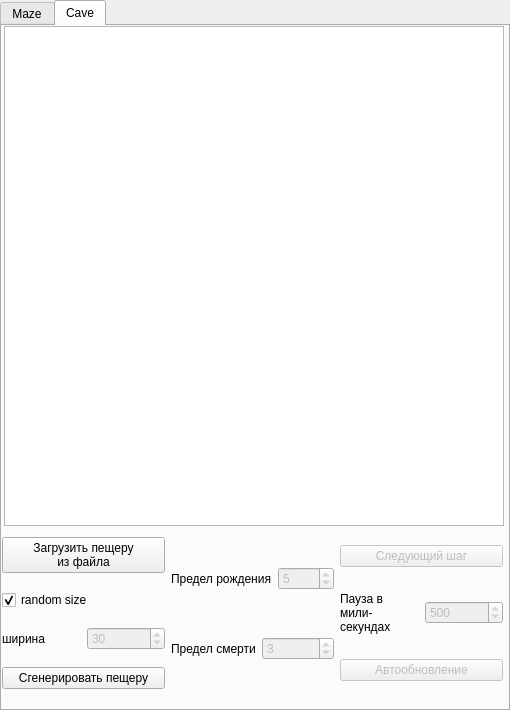
<?xml version="1.0" encoding="UTF-8"?>
<ui version="4.0">
 <class>MainWindow</class>
 <widget class="QWidget" name="MainWindow">
  <property name="geometry">
   <rect>
    <x>0</x>
    <y>0</y>
    <width>510</width>
    <height>710</height>
   </rect>
  </property>
  <property name="minimumSize">
   <size>
    <width>510</width>
    <height>710</height>
   </size>
  </property>
  <property name="maximumSize">
   <size>
    <width>510</width>
    <height>710</height>
   </size>
  </property>
  <property name="windowTitle">
   <string>MainWindow</string>
  </property>
  <widget class="QTabWidget" name="tabWidget">
   <property name="geometry">
    <rect>
     <x>0</x>
     <y>0</y>
     <width>510</width>
     <height>711</height>
    </rect>
   </property>
   <property name="minimumSize">
    <size>
     <width>510</width>
     <height>0</height>
    </size>
   </property>
   <property name="maximumSize">
    <size>
     <width>510</width>
     <height>16777215</height>
    </size>
   </property>
   <property name="currentIndex">
    <number>1</number>
   </property>
   <widget class="QWidget" name="Maze">
    <attribute name="title">
     <string>Maze</string>
    </attribute>
    <widget class="QGraphicsView" name="graphicsView">
     <property name="geometry">
      <rect>
       <x>2</x>
       <y>0</y>
       <width>500</width>
       <height>500</height>
      </rect>
     </property>
     <property name="minimumSize">
      <size>
       <width>500</width>
       <height>500</height>
      </size>
     </property>
     <property name="maximumSize">
      <size>
       <width>500</width>
       <height>500</height>
      </size>
     </property>
     <property name="backgroundBrush">
      <brush brushstyle="SolidPattern">
       <color alpha="255">
        <red>200</red>
        <green>200</green>
        <blue>200</blue>
       </color>
      </brush>
     </property>
    </widget>
    <widget class="QWidget" name="layoutWidget">
     <property name="geometry">
      <rect>
       <x>3</x>
       <y>499</y>
       <width>499</width>
       <height>187</height>
      </rect>
     </property>
     <layout class="QHBoxLayout" name="horizontalLayout_7">
      <item>
       <widget class="QPushButton" name="LoadMazeFromFile">
        <property name="text">
         <string>Загрузить лабиринт
из файла</string>
        </property>
       </widget>
      </item>
      <item>
       <layout class="QVBoxLayout" name="verticalLayout">
        <item>
         <widget class="QPushButton" name="GeneratePerfectMaze">
          <property name="text">
           <string>Сгенерировать
идеальный лабиринт</string>
          </property>
         </widget>
        </item>
        <item>
         <widget class="QCheckBox" name="RandomSize">
          <property name="text">
           <string>random size</string>
          </property>
          <property name="checked">
           <bool>true</bool>
          </property>
         </widget>
        </item>
        <item>
         <layout class="QHBoxLayout" name="horizontalLayout">
          <item>
           <widget class="QLabel" name="label">
            <property name="text">
             <string>высота</string>
            </property>
           </widget>
          </item>
          <item>
           <widget class="QSpinBox" name="HeightSpinBox">
            <property name="enabled">
             <bool>false</bool>
            </property>
            <property name="minimum">
             <number>2</number>
            </property>
            <property name="maximum">
             <number>50</number>
            </property>
            <property name="value">
             <number>10</number>
            </property>
           </widget>
          </item>
         </layout>
        </item>
        <item>
         <layout class="QHBoxLayout" name="horizontalLayout_2">
          <item>
           <widget class="QLabel" name="label_2">
            <property name="text">
             <string>ширина</string>
            </property>
           </widget>
          </item>
          <item>
           <widget class="QSpinBox" name="WidthSpinBox">
            <property name="enabled">
             <bool>false</bool>
            </property>
            <property name="minimum">
             <number>2</number>
            </property>
            <property name="maximum">
             <number>50</number>
            </property>
            <property name="value">
             <number>10</number>
            </property>
           </widget>
          </item>
         </layout>
        </item>
        <item>
         <widget class="QPushButton" name="SaveToTextFile">
          <property name="enabled">
           <bool>false</bool>
          </property>
          <property name="text">
           <string>сохранить в файл</string>
          </property>
         </widget>
        </item>
       </layout>
      </item>
      <item>
       <widget class="QPushButton" name="SolveTheMaze">
        <property name="enabled">
         <bool>false</bool>
        </property>
        <property name="text">
         <string>Решить лабиринт</string>
        </property>
       </widget>
      </item>
     </layout>
    </widget>
   </widget>
   <widget class="QWidget" name="Cave">
    <attribute name="title">
     <string>Cave</string>
    </attribute>
    <widget class="QGraphicsView" name="graphicsView_cave">
     <property name="geometry">
      <rect>
       <x>2</x>
       <y>0</y>
       <width>500</width>
       <height>500</height>
      </rect>
     </property>
     <property name="minimumSize">
      <size>
       <width>500</width>
       <height>500</height>
      </size>
     </property>
     <property name="maximumSize">
      <size>
       <width>500</width>
       <height>500</height>
      </size>
     </property>
     <property name="backgroundBrush">
      <brush brushstyle="SolidPattern">
       <color alpha="255">
        <red>200</red>
        <green>200</green>
        <blue>200</blue>
       </color>
      </brush>
     </property>
     <property name="foregroundBrush">
      <brush brushstyle="NoBrush">
       <color alpha="255">
        <red>200</red>
        <green>200</green>
        <blue>200</blue>
       </color>
      </brush>
     </property>
    </widget>
    <widget class="QWidget" name="layoutWidget">
     <property name="geometry">
      <rect>
       <x>0</x>
       <y>500</y>
       <width>501</width>
       <height>177</height>
      </rect>
     </property>
     <layout class="QHBoxLayout" name="horizontalLayout_6">
      <item>
       <layout class="QVBoxLayout" name="verticalLayout_4">
        <item>
         <widget class="QPushButton" name="LoadCaveFromFile">
          <property name="text">
           <string>Загрузить пещеру
из файла</string>
          </property>
         </widget>
        </item>
        <item>
         <widget class="QCheckBox" name="RandomSizeCave">
          <property name="text">
           <string>random size</string>
          </property>
          <property name="checked">
           <bool>true</bool>
          </property>
         </widget>
        </item>
        <item>
         <layout class="QHBoxLayout" name="horizontalLayout_11">
          <item>
           <widget class="QLabel" name="label_9">
            <property name="text">
             <string>ширина</string>
            </property>
           </widget>
          </item>
          <item>
           <widget class="QSpinBox" name="WidthSpinBoxCave">
            <property name="enabled">
             <bool>false</bool>
            </property>
            <property name="minimum">
             <number>2</number>
            </property>
            <property name="maximum">
             <number>50</number>
            </property>
            <property name="value">
             <number>30</number>
            </property>
           </widget>
          </item>
         </layout>
        </item>
        <item>
         <widget class="QPushButton" name="generateCave">
          <property name="text">
           <string>Сгенерировать пещеру</string>
          </property>
         </widget>
        </item>
       </layout>
      </item>
      <item>
       <layout class="QVBoxLayout" name="verticalLayout_2">
        <item>
         <layout class="QHBoxLayout" name="horizontalLayout_3">
          <item>
           <widget class="QLabel" name="label_3">
            <property name="text">
             <string>Предел рождения</string>
            </property>
           </widget>
          </item>
          <item>
           <widget class="QSpinBox" name="birthLimit">
            <property name="enabled">
             <bool>false</bool>
            </property>
            <property name="minimum">
             <number>1</number>
            </property>
            <property name="maximum">
             <number>7</number>
            </property>
            <property name="value">
             <number>5</number>
            </property>
           </widget>
          </item>
         </layout>
        </item>
        <item>
         <layout class="QHBoxLayout" name="horizontalLayout_4">
          <item>
           <widget class="QLabel" name="label_4">
            <property name="text">
             <string>Предел смерти</string>
            </property>
           </widget>
          </item>
          <item>
           <widget class="QSpinBox" name="deathLimit">
            <property name="enabled">
             <bool>false</bool>
            </property>
            <property name="maximum">
             <number>6</number>
            </property>
            <property name="value">
             <number>3</number>
            </property>
           </widget>
          </item>
         </layout>
        </item>
       </layout>
      </item>
      <item>
       <layout class="QVBoxLayout" name="verticalLayout_3">
        <item>
         <widget class="QPushButton" name="nextStep">
          <property name="enabled">
           <bool>false</bool>
          </property>
          <property name="text">
           <string>Следующий шаг</string>
          </property>
         </widget>
        </item>
        <item>
         <layout class="QHBoxLayout" name="horizontalLayout_5">
          <item>
           <widget class="QLabel" name="label_5">
            <property name="text">
             <string>Пауза в
мили-
секундах</string>
            </property>
           </widget>
          </item>
          <item>
           <widget class="QSpinBox" name="fps">
            <property name="enabled">
             <bool>false</bool>
            </property>
            <property name="minimum">
             <number>100</number>
            </property>
            <property name="maximum">
             <number>1000</number>
            </property>
            <property name="singleStep">
             <number>100</number>
            </property>
            <property name="value">
             <number>500</number>
            </property>
           </widget>
          </item>
         </layout>
        </item>
        <item>
         <widget class="QPushButton" name="autoupdate">
          <property name="enabled">
           <bool>false</bool>
          </property>
          <property name="text">
           <string>Автообновление</string>
          </property>
         </widget>
        </item>
       </layout>
      </item>
     </layout>
    </widget>
   </widget>
  </widget>
 </widget>
 <resources/>
 <connections/>
</ui>
